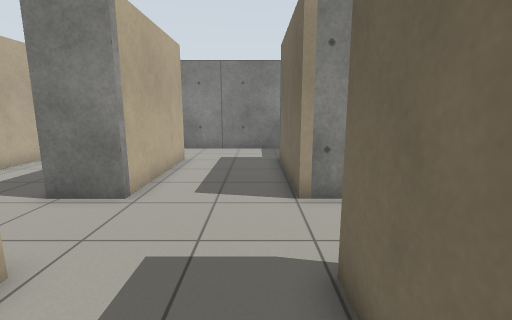
View 1 (above)

18 first-person views from a walk through a robot-simulator world made for Gazebo. The camera is 1.1 m above the floor, tilts 10° down and sees 85° across. The floor is counted in squares, 0.5 m on a side. Each view is taken from the middle of a square. On the plan, view 1 faces up. The plan holds only what a view shows up to about 17 squares ahead; the rest is blank.

View 2
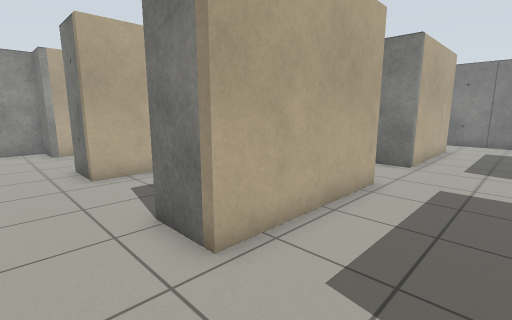

View 3
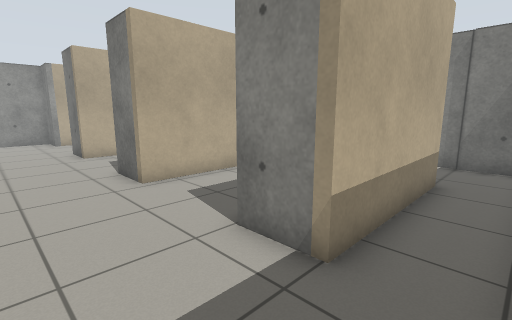

View 4
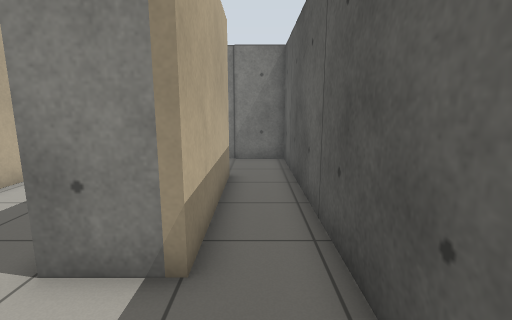

View 5
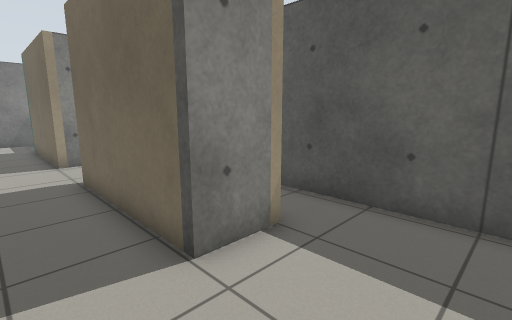

View 6
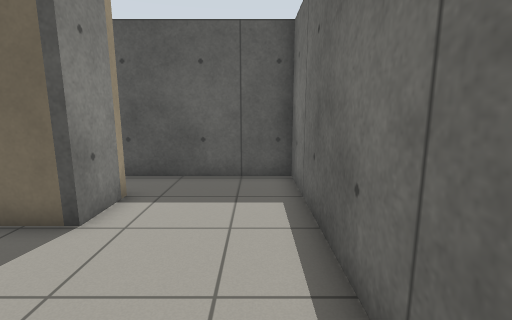

View 7
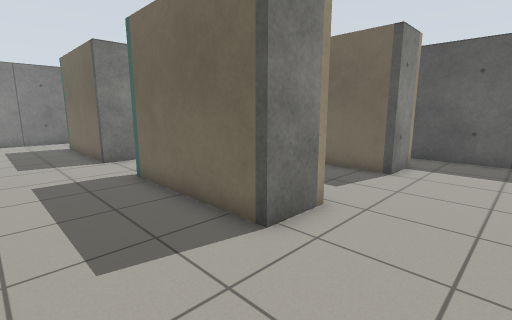

View 8
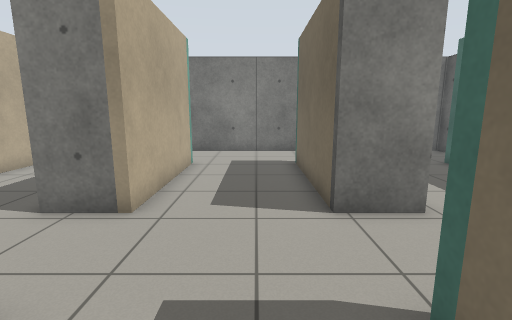

View 9
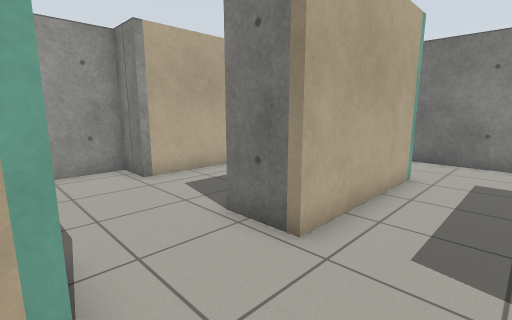

View 10
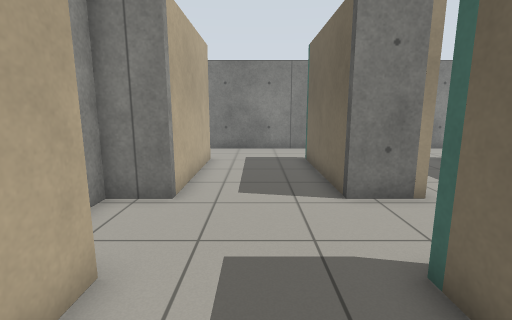

View 11
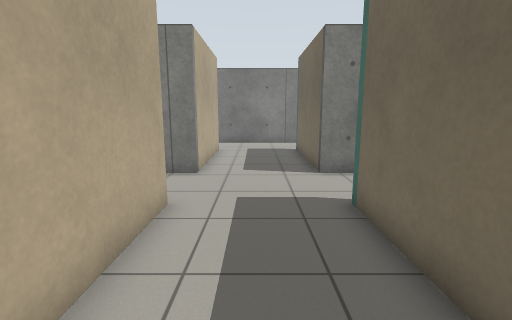

View 12
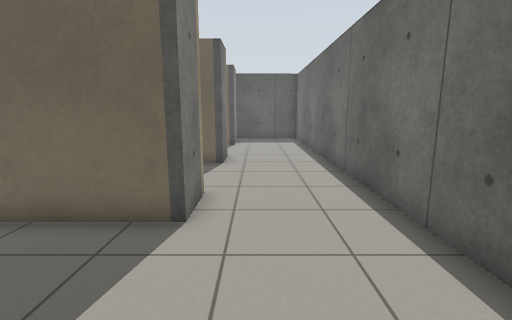

View 13
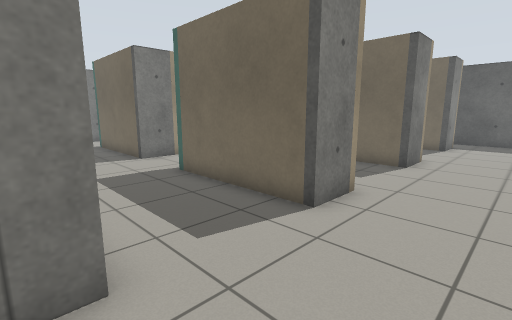

View 14
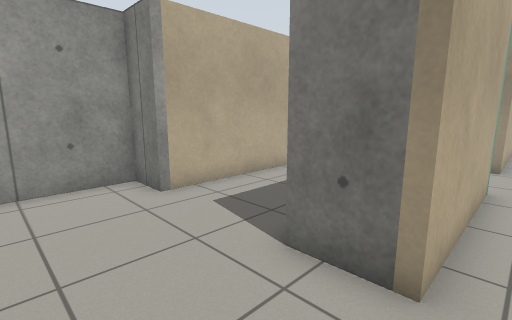

View 15
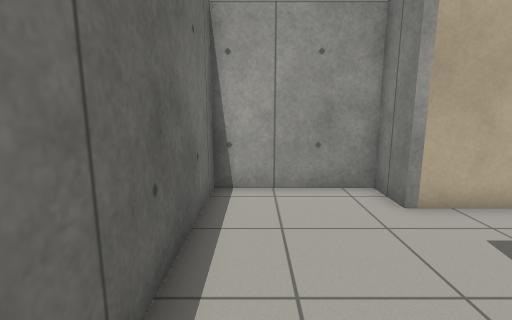

View 16
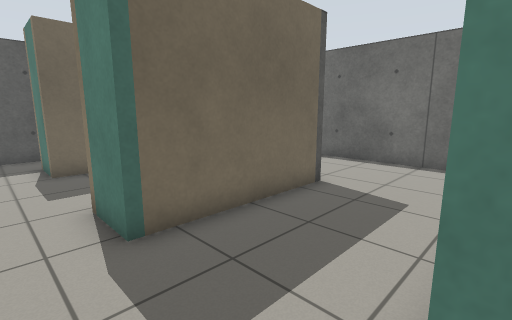

View 17
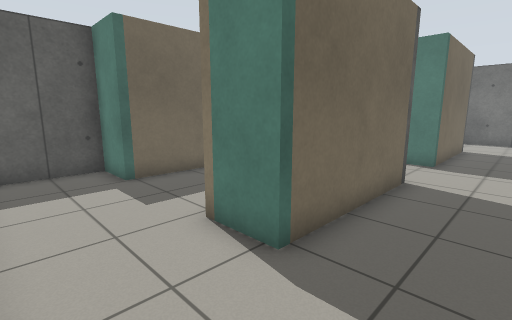

View 18
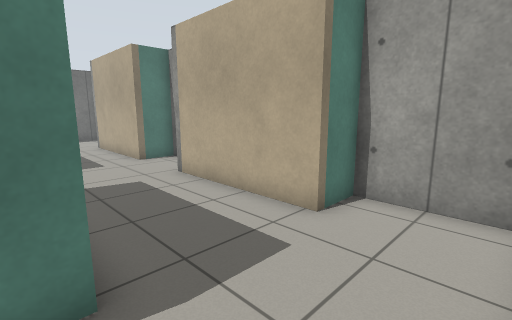

### Floor plan
Points are (right, up) in squares from view 1. A wall is a line through its corners. A room is listed if a view was taken in it or the views show most of it. See-through windows are left out.
Room 1 (views 1, 2, 3, 4, 5)
walls: (1.1, 3.4) (3.1, 3.4) (3.1, -2.6) (1.1, -2.6) (1.1, 3.4); (-3.3, 3.4) (-3.3, -2.6); (-3.3, 12.8) (-3.3, 6.8); (-3.4, -7.2) (5.3, -7.2) (5.3, 6.8) (1.1, 6.8) (1.1, 12.8) (3.1, 12.8) (3.1, 16.4) (-3.6, 16.4)
ways out: opening at (-4.5, -4.5) to room 2; opening at (-4.5, 5) to room 2; opening at (-4.5, 15) to room 2
Room 2 (views 6, 7, 8, 9, 14, 15, 16, 17, 18)
walls: (-10.1, 3.4) (-9.7, 3.4) (-9.7, -2.6) (-11.7, -2.6); (-3.3, 6.8) (-5.3, 6.8) (-5.3, 12.8) (-3.3, 12.8); (-9.7, 12.9) (-9.7, 6.8) (-11.7, 6.8); (-11.7, 12.8) (-10.9, 12.8); (-3.3, -2.6) (-5.3, -2.6) (-5.3, 3.4) (-3.3, 3.4); (-3.6, 16.4) (-11.6, 16.4); (-11.6, -7.2) (-3.4, -7.2)
ways out: opening at (-4.5, -4.5) to room 1; opening at (-4.5, 5) to room 1; opening at (-4.5, 15) to room 1; opening at (-10.5, -4.5) to room 3; opening at (-10.5, 5) to room 3; opening at (-10.5, 15) to room 3
Room 3 (views 10, 11, 12, 13)
walls: (-11.7, 6.8) (-11.7, 12.8); (-11.7, -2.6) (-11.7, 3.5); (-17.8, 16) (-17.8, 12.8) (-16.1, 12.8) (-16.1, 6.8) (-17.8, 6.8) (-17.8, 3.4) (-16.1, 3.4) (-16.1, -2.6) (-17.8, -2.6) (-17.8, -7.2) (-11.6, -7.2); (-11.6, 16.4) (-16.8, 16.4)
ways out: opening at (-10.5, -4.5) to room 2; opening at (-10.5, 5) to room 2; opening at (-10.5, 15) to room 2

Positions as (right, up) in squares from view 1, and headings:
1: (0, 0), facing up
2: (0, -5), facing up-left
3: (5, -6), facing up-left
4: (4, -6), facing up
5: (-1, -6), facing up-right
6: (-4, -6), facing right
7: (-9, -6), facing up-right
8: (-7, 1), facing up
9: (-7, 3), facing up-left
10: (-14, 0), facing up
11: (-14, -3), facing up
12: (-17, -4), facing right
13: (-17, -6), facing up-right
14: (-9, -6), facing up-left
15: (-10, -6), facing left
16: (-10, 5), facing down-right
17: (-8, 16), facing down-right
18: (-11, 16), facing down-left
